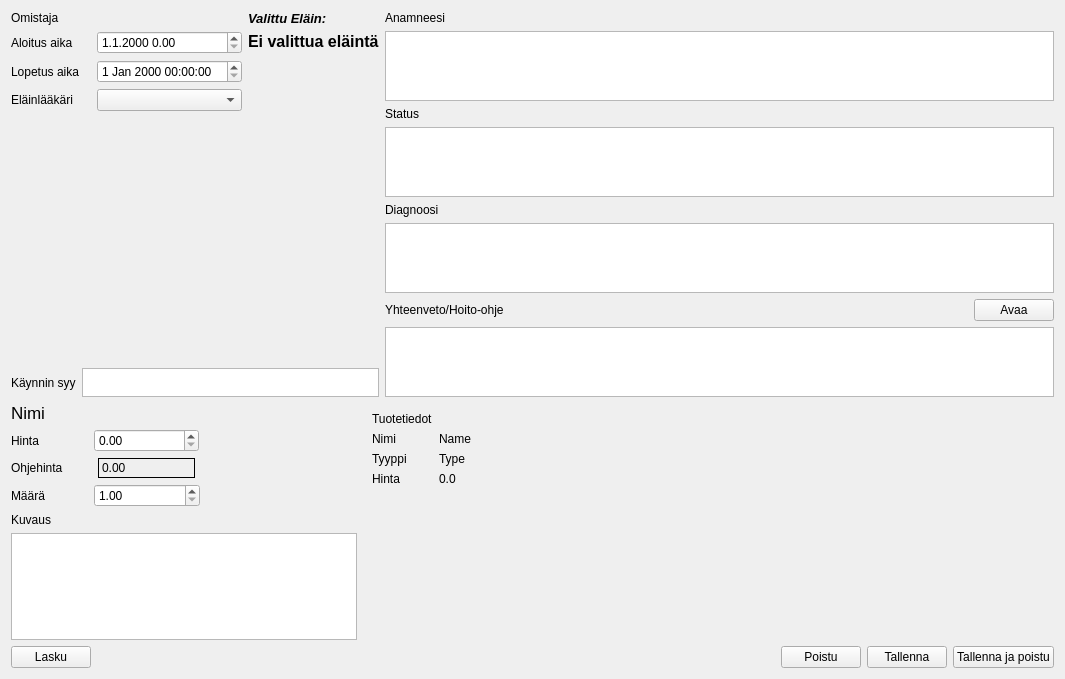
<?xml version="1.0" encoding="UTF-8"?>
<ui version="4.0">
 <class>Visit</class>
 <widget class="QWidget" name="Visit">
  <property name="geometry">
   <rect>
    <x>0</x>
    <y>0</y>
    <width>1065</width>
    <height>679</height>
   </rect>
  </property>
  <property name="windowTitle">
   <string>Form</string>
  </property>
  <layout class="QVBoxLayout" name="verticalLayout_11" stretch="1,5,0">
   <item>
    <layout class="QHBoxLayout" name="horizontalLayout_4" stretch="0,1,0">
     <item>
      <layout class="QVBoxLayout" name="verticalLayout_9">
       <item>
        <layout class="QHBoxLayout" name="horizontalLayout_11">
         <item>
          <layout class="QVBoxLayout" name="verticalLayout">
           <item>
            <layout class="QHBoxLayout" name="ownerLayout">
             <item>
              <widget class="QLabel" name="owner">
               <property name="minimumSize">
                <size>
                 <width>80</width>
                 <height>0</height>
                </size>
               </property>
               <property name="text">
                <string>Omistaja</string>
               </property>
              </widget>
             </item>
            </layout>
           </item>
           <item>
            <layout class="QHBoxLayout" name="horizontalLayout">
             <item>
              <widget class="QLabel" name="startlabel">
               <property name="minimumSize">
                <size>
                 <width>80</width>
                 <height>0</height>
                </size>
               </property>
               <property name="maximumSize">
                <size>
                 <width>80</width>
                 <height>16777215</height>
                </size>
               </property>
               <property name="text">
                <string>Aloitus aika</string>
               </property>
              </widget>
             </item>
             <item>
              <widget class="QDateTimeEdit" name="startTimeEdit">
               <property name="date">
                <date>
                 <year>2000</year>
                 <month>1</month>
                 <day>1</day>
                </date>
               </property>
               <property name="displayFormat">
                <string>d.M.yyyy H.mm</string>
               </property>
              </widget>
             </item>
            </layout>
           </item>
           <item>
            <layout class="QHBoxLayout" name="horizontalLayout_2">
             <item>
              <widget class="QLabel" name="endlabel">
               <property name="minimumSize">
                <size>
                 <width>80</width>
                 <height>0</height>
                </size>
               </property>
               <property name="maximumSize">
                <size>
                 <width>80</width>
                 <height>16777215</height>
                </size>
               </property>
               <property name="text">
                <string>Lopetus aika</string>
               </property>
              </widget>
             </item>
             <item>
              <widget class="QDateTimeEdit" name="endTimeEdit">
               <property name="enabled">
                <bool>true</bool>
               </property>
              </widget>
             </item>
            </layout>
           </item>
           <item>
            <layout class="QHBoxLayout" name="horizontalLayout_3">
             <item>
              <widget class="QLabel" name="label_2">
               <property name="minimumSize">
                <size>
                 <width>80</width>
                 <height>0</height>
                </size>
               </property>
               <property name="maximumSize">
                <size>
                 <width>80</width>
                 <height>16777215</height>
                </size>
               </property>
               <property name="text">
                <string>Eläinlääkäri</string>
               </property>
              </widget>
             </item>
             <item>
              <widget class="QComboBox" name="vetComboBox"/>
             </item>
            </layout>
           </item>
           <item>
            <spacer name="verticalSpacer">
             <property name="orientation">
              <enum>Qt::Vertical</enum>
             </property>
             <property name="sizeHint" stdset="0">
              <size>
               <width>20</width>
               <height>40</height>
              </size>
             </property>
            </spacer>
           </item>
          </layout>
         </item>
         <item>
          <layout class="QVBoxLayout" name="verticalLayout_3">
           <item>
            <widget class="QLabel" name="label_10">
             <property name="font">
              <font>
               <pointsize>10</pointsize>
               <weight>75</weight>
               <italic>true</italic>
               <bold>true</bold>
              </font>
             </property>
             <property name="text">
              <string>Valittu Eläin:</string>
             </property>
            </widget>
           </item>
           <item>
            <widget class="QLabel" name="animalNameLabel">
             <property name="font">
              <font>
               <pointsize>12</pointsize>
               <weight>75</weight>
               <italic>false</italic>
               <bold>true</bold>
              </font>
             </property>
             <property name="text">
              <string>Ei valittua eläintä</string>
             </property>
            </widget>
           </item>
           <item>
            <spacer name="verticalSpacer_3">
             <property name="orientation">
              <enum>Qt::Vertical</enum>
             </property>
             <property name="sizeHint" stdset="0">
              <size>
               <width>20</width>
               <height>40</height>
              </size>
             </property>
            </spacer>
           </item>
          </layout>
         </item>
        </layout>
       </item>
       <item>
        <layout class="QVBoxLayout" name="verticalLayout_2" stretch="5,1">
         <item>
          <spacer name="verticalSpacer_4">
           <property name="orientation">
            <enum>Qt::Vertical</enum>
           </property>
           <property name="sizeHint" stdset="0">
            <size>
             <width>20</width>
             <height>40</height>
            </size>
           </property>
          </spacer>
         </item>
         <item>
          <layout class="QHBoxLayout" name="horizontalLayout_14">
           <item>
            <widget class="QLabel" name="label_7">
             <property name="maximumSize">
              <size>
               <width>16777215</width>
               <height>30</height>
              </size>
             </property>
             <property name="text">
              <string>Käynnin syy</string>
             </property>
            </widget>
           </item>
           <item>
            <widget class="QTextEdit" name="reasonTextEdit">
             <property name="maximumSize">
              <size>
               <width>16777215</width>
               <height>29</height>
              </size>
             </property>
             <property name="toolTip">
              <string>Tämä tulee näkymään käyntiä haettaessa</string>
             </property>
             <property name="whatsThis">
              <string/>
             </property>
             <property name="accessibleDescription">
              <string/>
             </property>
             <property name="tabChangesFocus">
              <bool>true</bool>
             </property>
             <property name="documentTitle">
              <string/>
             </property>
             <property name="lineWrapMode">
              <enum>QTextEdit::WidgetWidth</enum>
             </property>
             <property name="lineWrapColumnOrWidth">
              <number>0</number>
             </property>
            </widget>
           </item>
          </layout>
         </item>
        </layout>
       </item>
       <item>
        <layout class="QHBoxLayout" name="animalSelectorLayout"/>
       </item>
      </layout>
     </item>
     <item>
      <layout class="QVBoxLayout" name="verticalLayout_12">
       <item>
        <layout class="QVBoxLayout" name="verticalLayout_8">
         <item>
          <widget class="QLabel" name="amamnesisLabel">
           <property name="text">
            <string>Anamneesi</string>
           </property>
          </widget>
         </item>
         <item>
          <widget class="QPlainTextEdit" name="amanuensisTextEdit"/>
         </item>
        </layout>
       </item>
       <item>
        <layout class="QVBoxLayout" name="verticalLayout_7">
         <item>
          <widget class="QLabel" name="statusLabel">
           <property name="text">
            <string>Status</string>
           </property>
          </widget>
         </item>
         <item>
          <widget class="QPlainTextEdit" name="statusTextEdit"/>
         </item>
        </layout>
       </item>
       <item>
        <layout class="QVBoxLayout" name="verticalLayout_6">
         <item>
          <widget class="QLabel" name="diagnosisLabel">
           <property name="text">
            <string>Diagnoosi</string>
           </property>
          </widget>
         </item>
         <item>
          <widget class="QPlainTextEdit" name="diagnosisTextEdit"/>
         </item>
        </layout>
       </item>
       <item>
        <layout class="QVBoxLayout" name="verticalLayout_10">
         <item>
          <layout class="QHBoxLayout" name="horizontalLayout_12">
           <item>
            <widget class="QLabel" name="threatmentLabel">
             <property name="text">
              <string>Yhteenveto/Hoito-ohje</string>
             </property>
            </widget>
           </item>
           <item>
            <spacer name="horizontalSpacer_5">
             <property name="orientation">
              <enum>Qt::Horizontal</enum>
             </property>
             <property name="sizeHint" stdset="0">
              <size>
               <width>40</width>
               <height>20</height>
              </size>
             </property>
            </spacer>
           </item>
           <item>
            <widget class="QPushButton" name="openSummaryButton">
             <property name="text">
              <string>Avaa</string>
             </property>
            </widget>
           </item>
          </layout>
         </item>
         <item>
          <widget class="QPlainTextEdit" name="treatmentTextEdit"/>
         </item>
        </layout>
       </item>
      </layout>
     </item>
     <item>
      <layout class="QVBoxLayout" name="itemAddLayout"/>
     </item>
    </layout>
   </item>
   <item>
    <layout class="QHBoxLayout" name="operationMainLayout">
     <item>
      <layout class="QHBoxLayout" name="operationLayout" stretch="1,2">
       <item>
        <layout class="QVBoxLayout" name="verticalLayout_5">
         <item>
          <widget class="QLabel" name="operationNameLabel">
           <property name="font">
            <font>
             <pointsize>13</pointsize>
            </font>
           </property>
           <property name="text">
            <string>Nimi</string>
           </property>
          </widget>
         </item>
         <item>
          <layout class="QHBoxLayout" name="horizontalLayout_6" stretch="1,2,3">
           <property name="spacing">
            <number>3</number>
           </property>
           <item>
            <widget class="QLabel" name="priceLabel">
             <property name="minimumSize">
              <size>
               <width>80</width>
               <height>0</height>
              </size>
             </property>
             <property name="maximumSize">
              <size>
               <width>80</width>
               <height>16777215</height>
              </size>
             </property>
             <property name="text">
              <string>Hinta</string>
             </property>
            </widget>
           </item>
           <item>
            <widget class="QDoubleSpinBox" name="priceSpinBox">
             <property name="maximumSize">
              <size>
               <width>106</width>
               <height>16777215</height>
              </size>
             </property>
             <property name="toolTip">
              <string>Painamalla Ctrl:n pohjaan voit rullata lukuja nopeammin</string>
             </property>
             <property name="maximum">
              <double>999999999.950000047683716</double>
             </property>
             <property name="singleStep">
              <double>0.050000000000000</double>
             </property>
            </widget>
           </item>
           <item>
            <spacer name="horizontalSpacer">
             <property name="orientation">
              <enum>Qt::Horizontal</enum>
             </property>
             <property name="sizeHint" stdset="0">
              <size>
               <width>40</width>
               <height>20</height>
              </size>
             </property>
            </spacer>
           </item>
          </layout>
         </item>
         <item>
          <layout class="QHBoxLayout" name="horizontalLayout_7" stretch="0,0,0">
           <property name="spacing">
            <number>4</number>
           </property>
           <item>
            <widget class="QLabel" name="retailPriceLabel_2">
             <property name="minimumSize">
              <size>
               <width>83</width>
               <height>0</height>
              </size>
             </property>
             <property name="maximumSize">
              <size>
               <width>80</width>
               <height>16777215</height>
              </size>
             </property>
             <property name="text">
              <string>Ohjehinta</string>
             </property>
            </widget>
           </item>
           <item>
            <widget class="QLabel" name="retailPriceLabel">
             <property name="minimumSize">
              <size>
               <width>97</width>
               <height>0</height>
              </size>
             </property>
             <property name="frameShape">
              <enum>QFrame::Box</enum>
             </property>
             <property name="text">
              <string>0.00</string>
             </property>
            </widget>
           </item>
           <item>
            <spacer name="horizontalSpacer_2">
             <property name="orientation">
              <enum>Qt::Horizontal</enum>
             </property>
             <property name="sizeHint" stdset="0">
              <size>
               <width>40</width>
               <height>20</height>
              </size>
             </property>
            </spacer>
           </item>
          </layout>
         </item>
         <item>
          <layout class="QHBoxLayout" name="horizontalLayout_10" stretch="1,2,3">
           <property name="spacing">
            <number>0</number>
           </property>
           <item>
            <widget class="QLabel" name="countLabel">
             <property name="minimumSize">
              <size>
               <width>83</width>
               <height>0</height>
              </size>
             </property>
             <property name="maximumSize">
              <size>
               <width>80</width>
               <height>16777215</height>
              </size>
             </property>
             <property name="text">
              <string>Määrä</string>
             </property>
            </widget>
           </item>
           <item>
            <widget class="QDoubleSpinBox" name="countSpinBox">
             <property name="minimumSize">
              <size>
               <width>106</width>
               <height>0</height>
              </size>
             </property>
             <property name="maximumSize">
              <size>
               <width>106</width>
               <height>16777215</height>
              </size>
             </property>
             <property name="minimum">
              <double>1.000000000000000</double>
             </property>
             <property name="maximum">
              <double>999999.000000000000000</double>
             </property>
             <property name="singleStep">
              <double>1.000000000000000</double>
             </property>
            </widget>
           </item>
           <item>
            <spacer name="horizontalSpacer_4">
             <property name="orientation">
              <enum>Qt::Horizontal</enum>
             </property>
             <property name="sizeHint" stdset="0">
              <size>
               <width>40</width>
               <height>20</height>
              </size>
             </property>
            </spacer>
           </item>
          </layout>
         </item>
         <item>
          <layout class="QVBoxLayout" name="verticalLayout_4">
           <item>
            <widget class="QLabel" name="descriptionLabel">
             <property name="text">
              <string>Kuvaus</string>
             </property>
            </widget>
           </item>
           <item>
            <widget class="QPlainTextEdit" name="descriptionTextEdit"/>
           </item>
           <item>
            <layout class="QHBoxLayout" name="horizontalLayout_8"/>
           </item>
           <item>
            <spacer name="verticalSpacer_2">
             <property name="orientation">
              <enum>Qt::Vertical</enum>
             </property>
             <property name="sizeHint" stdset="0">
              <size>
               <width>20</width>
               <height>40</height>
              </size>
             </property>
            </spacer>
           </item>
          </layout>
         </item>
        </layout>
       </item>
       <item>
        <widget class="QStackedWidget" name="stackedWidget">
         <property name="currentIndex">
          <number>1</number>
         </property>
         <widget class="QWidget" name="emptyPage"/>
         <widget class="QWidget" name="ItemInfoPage">
          <layout class="QHBoxLayout" name="horizontalLayout_9">
           <item>
            <layout class="QFormLayout" name="formLayout">
             <item row="1" column="0">
              <widget class="QLabel" name="label">
               <property name="text">
                <string>Nimi</string>
               </property>
              </widget>
             </item>
             <item row="1" column="1">
              <widget class="QLabel" name="nameLabel">
               <property name="text">
                <string>Name</string>
               </property>
              </widget>
             </item>
             <item row="2" column="0">
              <widget class="QLabel" name="label_4">
               <property name="text">
                <string>Tyyppi</string>
               </property>
              </widget>
             </item>
             <item row="2" column="1">
              <widget class="QLabel" name="typeLabel">
               <property name="text">
                <string>Type</string>
               </property>
              </widget>
             </item>
             <item row="3" column="0">
              <widget class="QLabel" name="label_5">
               <property name="text">
                <string>Hinta</string>
               </property>
              </widget>
             </item>
             <item row="3" column="1">
              <widget class="QLabel" name="itemPriceLabel">
               <property name="text">
                <string>0.0</string>
               </property>
              </widget>
             </item>
             <item row="0" column="0">
              <widget class="QLabel" name="label_3">
               <property name="text">
                <string>Tuotetiedot</string>
               </property>
              </widget>
             </item>
            </layout>
           </item>
          </layout>
         </widget>
         <widget class="QWidget" name="treeWidgetPage">
          <layout class="QVBoxLayout" name="itemTreeWidgetLayout"/>
         </widget>
        </widget>
       </item>
      </layout>
     </item>
    </layout>
   </item>
   <item>
    <layout class="QHBoxLayout" name="horizontalLayout_13">
     <item>
      <widget class="QPushButton" name="billButton">
       <property name="text">
        <string>Lasku</string>
       </property>
      </widget>
     </item>
     <item>
      <spacer name="horizontalSpacer_3">
       <property name="orientation">
        <enum>Qt::Horizontal</enum>
       </property>
       <property name="sizeHint" stdset="0">
        <size>
         <width>17</width>
         <height>0</height>
        </size>
       </property>
      </spacer>
     </item>
     <item>
      <widget class="QPushButton" name="closeButton">
       <property name="text">
        <string>Poistu</string>
       </property>
      </widget>
     </item>
     <item>
      <widget class="QPushButton" name="saveButton">
       <property name="text">
        <string>Tallenna</string>
       </property>
      </widget>
     </item>
     <item>
      <widget class="QPushButton" name="saveandcloseButton">
       <property name="text">
        <string>Tallenna ja poistu</string>
       </property>
      </widget>
     </item>
    </layout>
   </item>
  </layout>
 </widget>
 <resources/>
 <connections/>
</ui>
